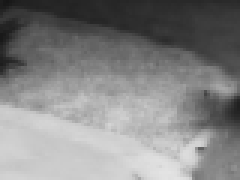
#> input picture main_program/tori_2.bmp, 80 x 60 px, found by its file name (shown 3 times larger)
$ python power_spectram.py
#> lines starting #> are read from the running program, lines starting #| are printed output that depends on the picture
import cv2
import numpy as np
from matplotlib import pyplot as plt

img = cv2.imread('tori_2.bmp',0)
#> img is the input picture: shape (60, 80); min 22, max 228, mean 131.7
f = np.fft.fft2(img)
fshift = np.fft.fftshift(f)
magnitude_spectrum = 20*np.log(np.abs(fshift))
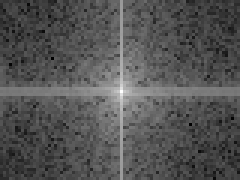
#> magnitude_spectrum: shape (60, 80) float64 (shown 3 times larger); min 33.36, max 267.1, mean 110.6; drawn with min black and max white
cv2.imwrite("./mag01.bmp", magnitude_spectrum)
plt.subplot(121),plt.imshow(img, cmap = 'gray')
plt.title('Input Image'), plt.xticks([]), plt.yticks([])
plt.subplot(122),plt.imshow(magnitude_spectrum, cmap = 'gray')
plt.title('Magnitude Spectrum'), plt.xticks([]), plt.yticks([])
plt.show()
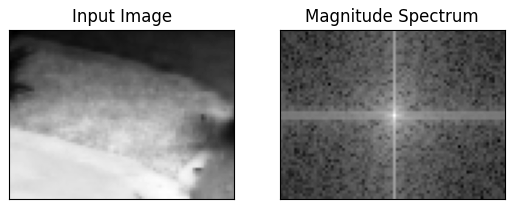
#> figure drawn by matplotlib, 2 panels

$ run again, with main_program/01.bmp copied over main_program/tori_2.bmp
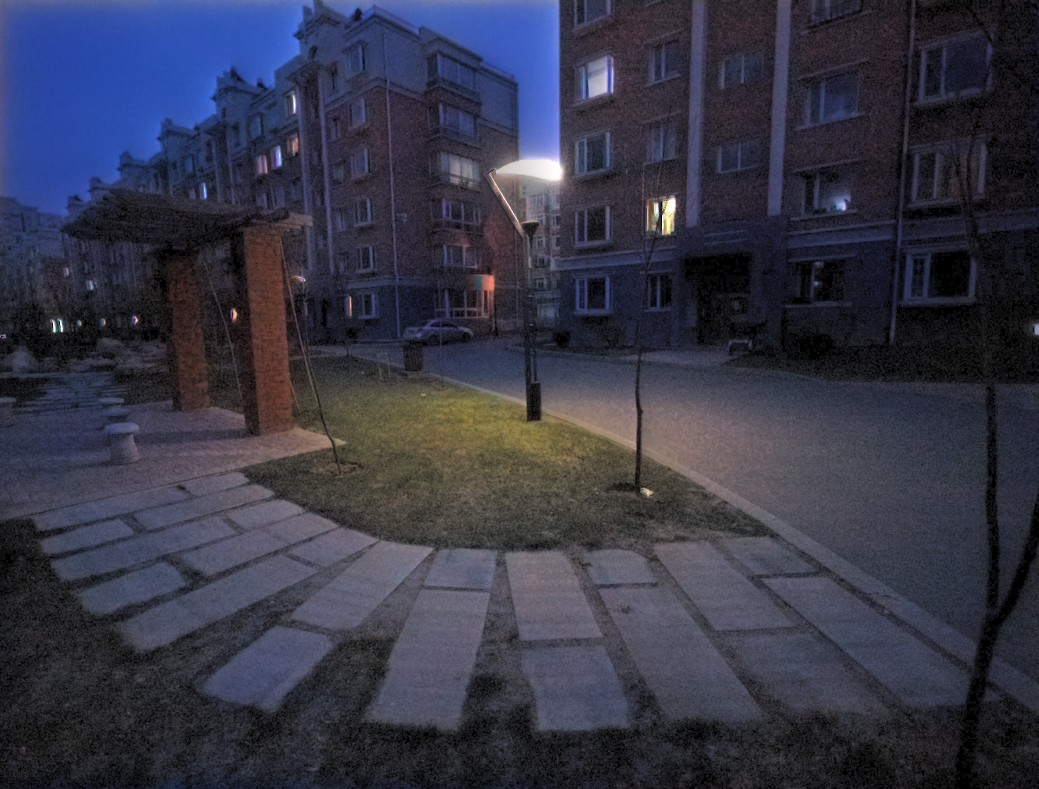
#> input picture main_program/01.bmp, 1039 x 789 px, found by its file name
#> `cv2.imwrite("./mag01.bmp", magnitude_spectrum)`:
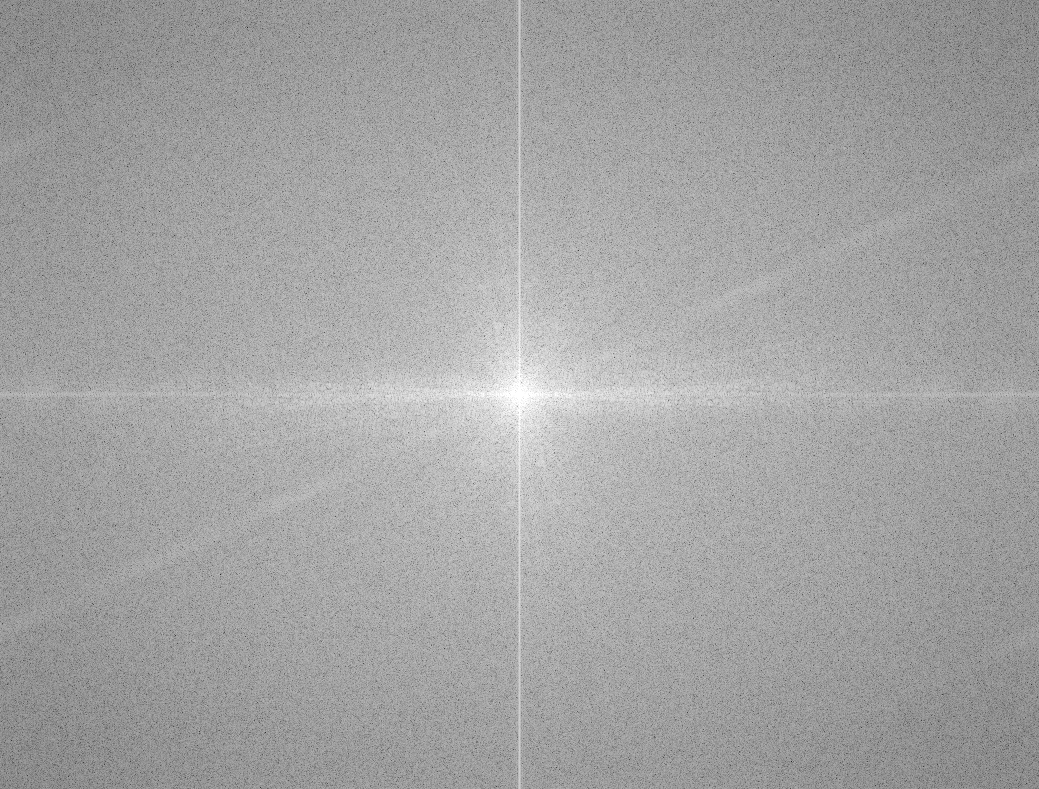
#> saved as mag01.bmp: shape (789, 1039); min 37, max 255, mean 162.9
#> `plt.show()`:
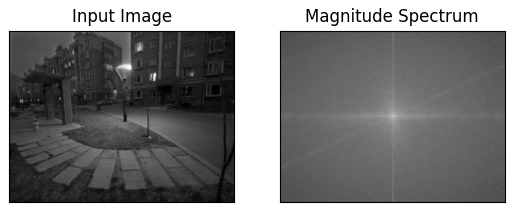
#> figure drawn by matplotlib, 2 panels

$ run again, with main_program/02.bmp copied over main_program/tori_2.bmp
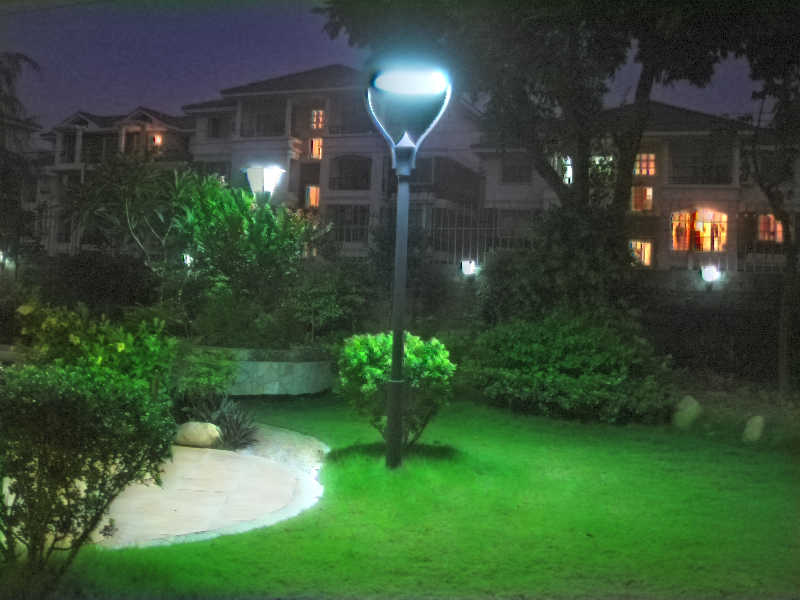
#> input picture main_program/02.bmp, 800 x 600 px, found by its file name
#> `cv2.imwrite("./mag01.bmp", magnitude_spectrum)`:
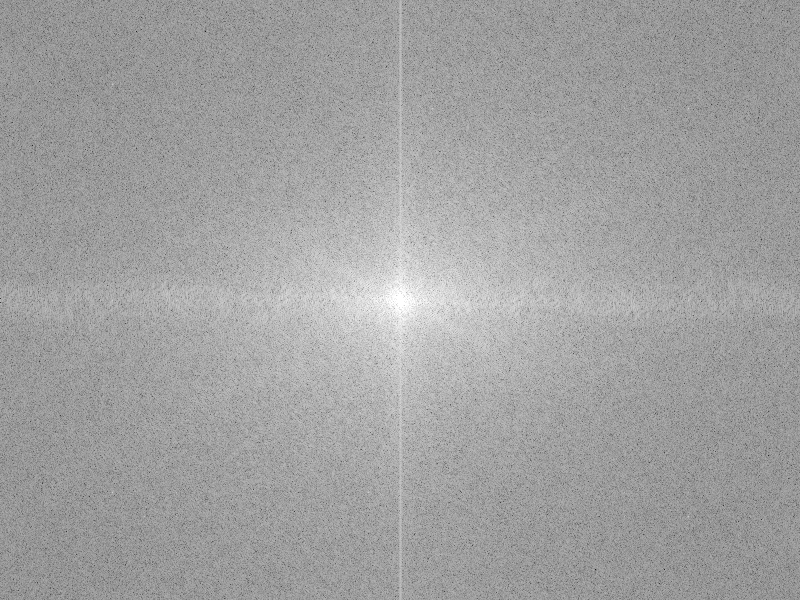
#> saved as mag01.bmp: shape (600, 800); min 25, max 255, mean 160.7
#> `plt.show()`:
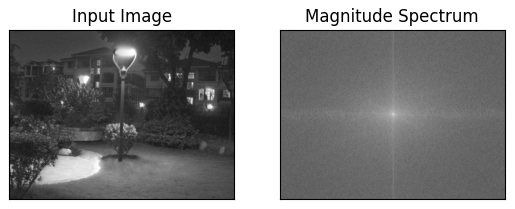
#> figure drawn by matplotlib, 2 panels
